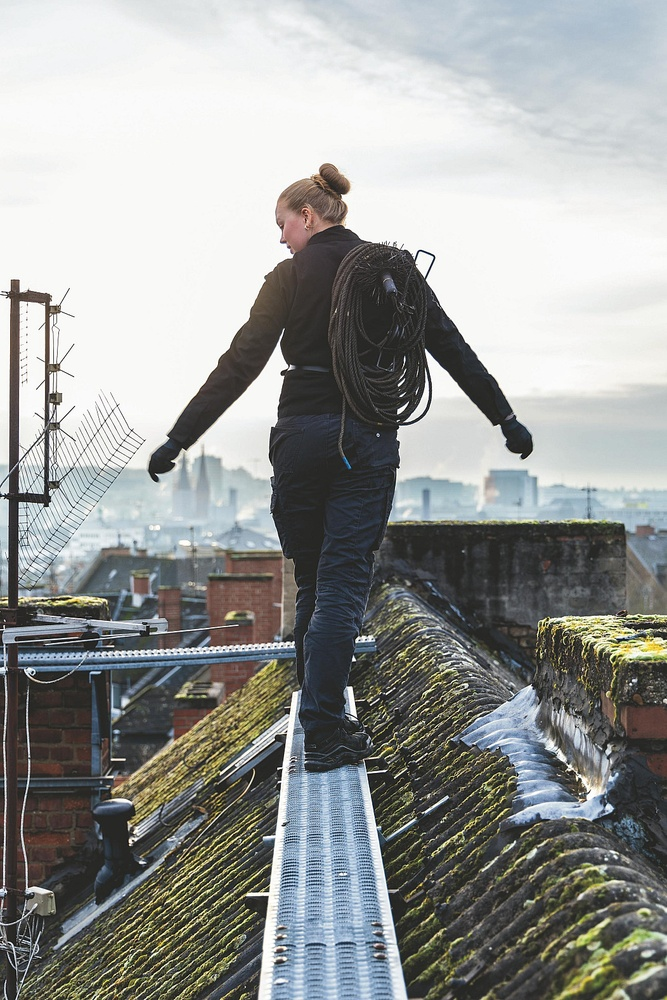
#> input picture testPics/8d672c174325539f.jpg, 667 x 1000 px, shrunk from 1052 x 1577 before the run
$ python analyze_color_balance.py ../testPics/8d672c174325539f.jpg
#> lines starting #> are read from the running program, lines starting #| are printed output that depends on the picture
#!/usr/bin/env python3
"""
Farbbalance-Analysator für Bilder

Untersucht:
- RGB-Kanalverteilung
- Histogramme
- Farbton/Sättigung/Helligkeit (HSV)
- Farbdynamik und Kontrast
- Heuristischer KI-Farbscore

Usage: python3 analyze_colorbalance.py <image_path>
"""

import cv2
import numpy as np
import json
import sys
import os
from scipy import stats


class ColorBalanceConfig:
    def __init__(self,
                 histogram_std_threshold=60.0,      # Statt 15.0
                 channel_diff_threshold=20.0,       # Statt 30.0
                 dominant_color_threshold=0.3,      # Statt 0.4
                 saturation_threshold=0.6,          # Statt 0.3
                 brightness_threshold=0.15,         # Statt 0.2
                 contrast_threshold=40.0,           # Statt 50.0
                 color_cast_threshold=15.0,         # Statt 20.0
                 imbalance_weight_histogram=0.35,   # Statt 0.3
                 imbalance_weight_channel=0.3,      # Statt 0.25
                 imbalance_weight_dominant=0.2,     # Unverändert
                 imbalance_weight_saturation=0.1,   # Statt 0.15
                 imbalance_weight_brightness=0.05): # Statt 0.1
        self.histogram_std_threshold = histogram_std_threshold
        self.channel_diff_threshold = channel_diff_threshold
        self.dominant_color_threshold = dominant_color_threshold
        self.saturation_threshold = saturation_threshold
        self.brightness_threshold = brightness_threshold
        self.contrast_threshold = contrast_threshold
        self.color_cast_threshold = color_cast_threshold
        self.imbalance_weight_histogram = imbalance_weight_histogram
        self.imbalance_weight_channel = imbalance_weight_channel
        self.imbalance_weight_dominant = imbalance_weight_dominant
        self.imbalance_weight_saturation = imbalance_weight_saturation
        self.imbalance_weight_brightness = imbalance_weight_brightness


def analyze_color_balance(image_path, config=None):
    """Führt eine vollständige Farbbalance-Analyse durch."""
#> called with image_path = '../testPics/8d672c174325539f.jpg'
    if config is None:
        config = ColorBalanceConfig()

    # Bild laden
    img = cv2.imread(image_path)
#> img is the input picture: shape (1000, 667, 3); mean B, G, R 150.7, 152.8, 150.6
    if img is None:
        return {"error": f"Kann Bild nicht laden: {image_path}"}

    # Bild in verschiedene Farbräume konvertieren
    rgb_img = cv2.cvtColor(img, cv2.COLOR_BGR2RGB)
    hsv_img = cv2.cvtColor(img, cv2.COLOR_BGR2HSV)
#> hsv_img: shape (1000, 667, 3); mean H, S, V 57.7, 28.3, 157.1
    lab_img = cv2.cvtColor(img, cv2.COLOR_BGR2LAB)
#> lab_img: shape (1000, 667, 3); mean of channels 0, 1, 2 156.2, 127.1, 129

    results = {}

    # 1. Grundlegende RGB-Statistik
    r, g, b = cv2.split(rgb_img)
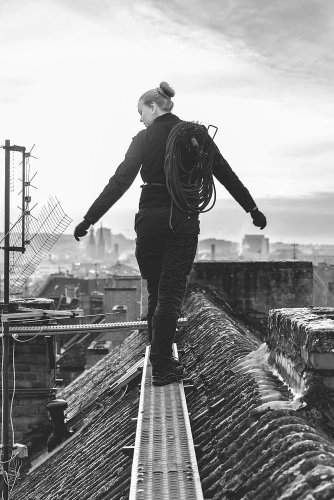
#> r: shape (1000, 667) (shown at 1/2 size); min 0, max 255, mean 150.6
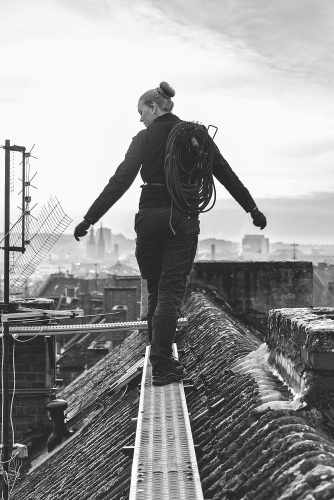
#> g: shape (1000, 667) (shown at 1/2 size); min 0, max 255, mean 152.8
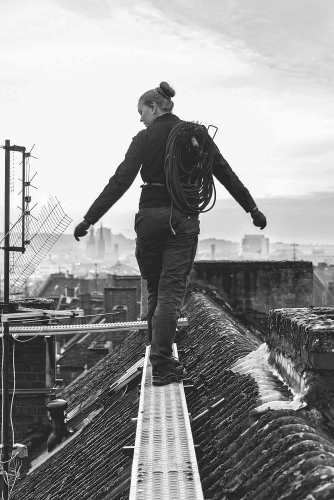
#> b: shape (1000, 667) (shown at 1/2 size); min 0, max 255, mean 150.7
    channels = {"red": r, "green": g, "blue": b}

    basic_stats = {}
    for name, channel in channels.items():
        basic_stats[name] = {
            "mean": float(np.mean(channel)),
            "std": float(np.std(channel)),
            "min": int(np.min(channel)),
            "max": int(np.max(channel)),
            "median": float(np.median(channel)),
            "dynamic_range": int(np.max(channel) - np.min(channel))
        }
#> this loop made 3 passes
#> name on passes 1 to 3: 'red', 'green', 'blue'
#> after the loop, basic_stats = 3 items

    # 2. Farbkanal-Verhältnisse
    ratios = {
        "r_to_g": float(np.mean(r) / np.mean(g)) if np.mean(g) > 0 else 0,
        "r_to_b": float(np.mean(r) / np.mean(b)) if np.mean(b) > 0 else 0,
        "g_to_b": float(np.mean(g) / np.mean(b)) if np.mean(b) > 0 else 0
    }
#> ratios = {'r_to_g': 0.986, 'r_to_b': 1, 'g_to_b': 1.01}

    # 3. HSV-Analyse
    h, s, v = cv2.split(hsv_img)
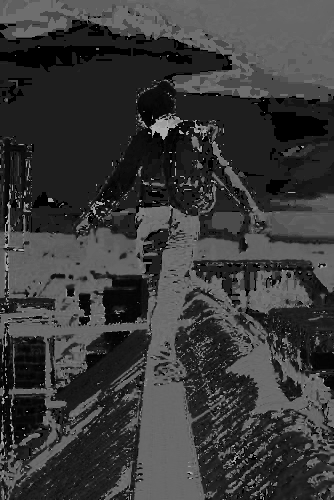
#> h: shape (1000, 667) (shown at 1/2 size); min 0, max 179, mean 57.7
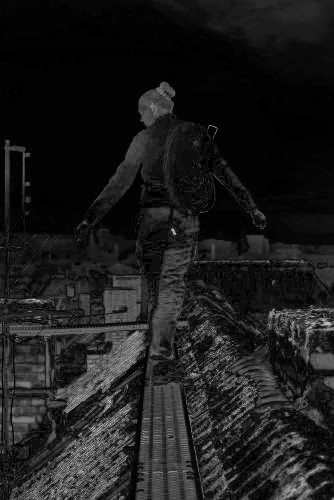
#> s: shape (1000, 667) (shown at 1/2 size); min 0, max 255, mean 28.3
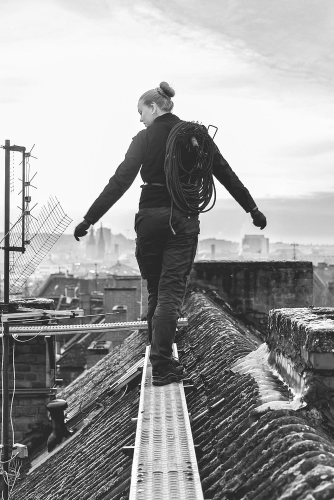
#> v: shape (1000, 667) (shown at 1/2 size); min 1, max 255, mean 157.1
    hsv_stats = {
        "hue": {
            "mean": float(np.mean(h)),
            "std": float(np.std(h)),
            "mode": float(stats.mode(h.flatten(), keepdims=True)[0][0])
        },
        "saturation": {
            "mean": float(np.mean(s)),
            "std": float(np.std(s)),
            "distribution": [
                float(np.percentile(s, 25)),  # Unteres Quartil
                float(np.percentile(s, 50)),  # Median
                float(np.percentile(s, 75))   # Oberes Quartil
            ]
        },
        "value": {
            "mean": float(np.mean(v)),
            "std": float(np.std(v)),
            "dynamic_range": int(np.max(v) - np.min(v))
        }
    }

    # 4. Kontrastanalyse (LAB)
    l, a, b_channel = cv2.split(lab_img)
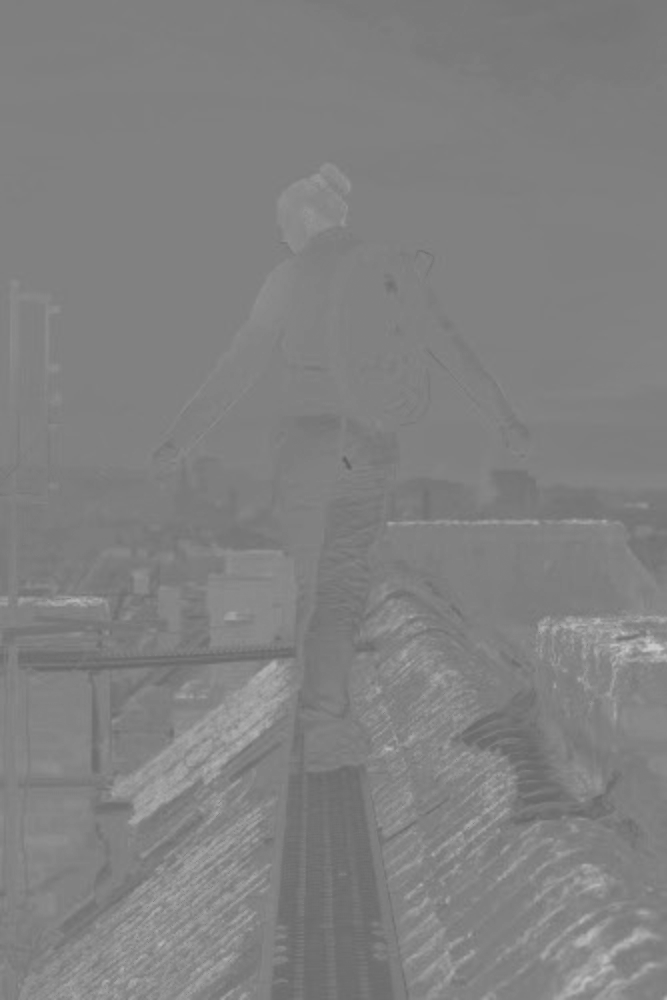
#> b_channel: shape (1000, 667); min 97, max 202, mean 129
    contrast = {
        "luminance_std": float(np.std(l)),
        "a_channel_std": float(np.std(a)),
        "b_channel_std": float(np.std(b_channel))
    }
#> contrast = {'luminance_std': 82.72, 'a_channel_std': 2.91, 'b_channel_std': 7.79}

    # 5. Histogramm-Charakteristik
    histogram_features = {}
    for name, channel in channels.items():
        hist = cv2.calcHist([channel], [0], None, [256], [0, 256])
        hist = hist.flatten() / hist.sum()  # Normalisieren

        # Entropie
        non_zero = hist[hist > 0]
        entropy = -np.sum(non_zero * np.log2(non_zero))

        # Peaks im Histogramm
        smoothed = np.convolve(hist, np.ones(5)/5, mode='same')
        peaks = np.sum((smoothed[1:-1] > smoothed[:-2]) & (smoothed[1:-1] > smoothed[2:]))

        histogram_features[name] = {
            "entropy": float(entropy),
            "peaks": int(peaks),
            "skewness": float(stats.skew(channel.flatten()))
        }
#> this loop made 3 passes
#> (name, entropy, peaks) on passes 1 to 3: ('red', 7.16, 23), ('green', 7.09, 14), ('blue', 7.09, 17)
#> after the loop, histogram_features = 3 items

    # 6. Farbungleichgewicht-Analyse mit Config
    channel_stds = [basic_stats[c]["std"] for c in ["red", "green", "blue"]]
#> channel_stds = [82.56, 83.61, 85.7]
    std_ratio = max(channel_stds) / (min(channel_stds) + 0.001)
#> std_ratio = 1.04

    imbalance_indicators = []

    # Verschärfte Imbalance-Erkennung
    if std_ratio > 1.5:  # Statt 2.0
        imbalance_indicators.append("uneven_channel_variation")

    # Histogram Imbalance (sensibler)
    if basic_stats["red"]["std"] < config.histogram_std_threshold:
        imbalance_indicators.append("low_red_variation")
    if basic_stats["green"]["std"] < config.histogram_std_threshold:
        imbalance_indicators.append("low_green_variation")
    if basic_stats["blue"]["std"] < config.histogram_std_threshold:
        imbalance_indicators.append("low_blue_variation")

    # Channel Ratio Imbalance (sensibler)
    if abs(ratios["r_to_g"] - 1.0) > 0.15:  # Statt 0.5
        imbalance_indicators.append("unnatural_rg_ratio")
    if abs(ratios["r_to_b"] - 1.0) > 0.15:  # Statt 0.5
        imbalance_indicators.append("unnatural_rb_ratio")
    if abs(ratios["g_to_b"] - 1.0) > 0.15:  # Statt 0.5
        imbalance_indicators.append("unnatural_gb_ratio")

    # Saturation Imbalance
    if hsv_stats["saturation"]["std"] < config.saturation_threshold * 100:
        imbalance_indicators.append("uniform_saturation")

    if contrast["luminance_std"] < config.contrast_threshold:
        imbalance_indicators.append("low_contrast")

    # Imbalance Score berechnen
    imbalance_score = float(len(imbalance_indicators) / 8.0)  # Normalisiert auf max 8 Indikatoren

    # 7. KI-Verdacht auf Farbbasis (verschärft)
    ai_color_score = 0.0

    if basic_stats["red"]["mean"] < 50:  # Statt 40
        ai_color_score += 0.2

    if histogram_features["red"]["skewness"] > 2.0:  # Statt 2.5
        ai_color_score += 0.2

    if ratios["r_to_g"] < 0.7 and ratios["r_to_b"] < 0.7:  # Statt 0.6
        ai_color_score += 0.2

    if hsv_stats["saturation"]["std"] > 55 or hsv_stats["saturation"]["std"] < 25:  # Verschärft
        ai_color_score += 0.2

    if imbalance_score == 0 and ai_color_score > 0:
        ai_color_score += 0.2  # Zu perfekte Balance kann KI-Hinweis sein

    # Verwende Imbalance Score direkt
    final_ai_score = max(imbalance_score, ai_color_score)

    results = {
        "basic_stats": basic_stats,
        "channel_ratios": ratios,
        "hsv_analysis": hsv_stats,
        "contrast": contrast,
        "histogram_features": histogram_features,
        "imbalance_indicators": imbalance_indicators,
        "imbalance_score": imbalance_score,
        "ai_color_score": round(min(final_ai_score, 1.0), 2)
    }

    return results


if __name__ == "__main__":
    if len(sys.argv) < 2:
        print(json.dumps({"error": "Kein Bildpfad angegeben"}))
        sys.exit(1)

    image_path = sys.argv[1]
    if not os.path.isfile(image_path):
        print(json.dumps({"error": f"Datei nicht gefunden: {image_path}"}))
        sys.exit(1)

    try:
        results = analyze_color_balance(image_path)
#> results = 8 items
        print(json.dumps(results))
#> (printed output is left out)
    except Exception as e:
        print(json.dumps({"error": str(e)}))
        sys.exit(1)

$ run again, on testPics/0002-R.png
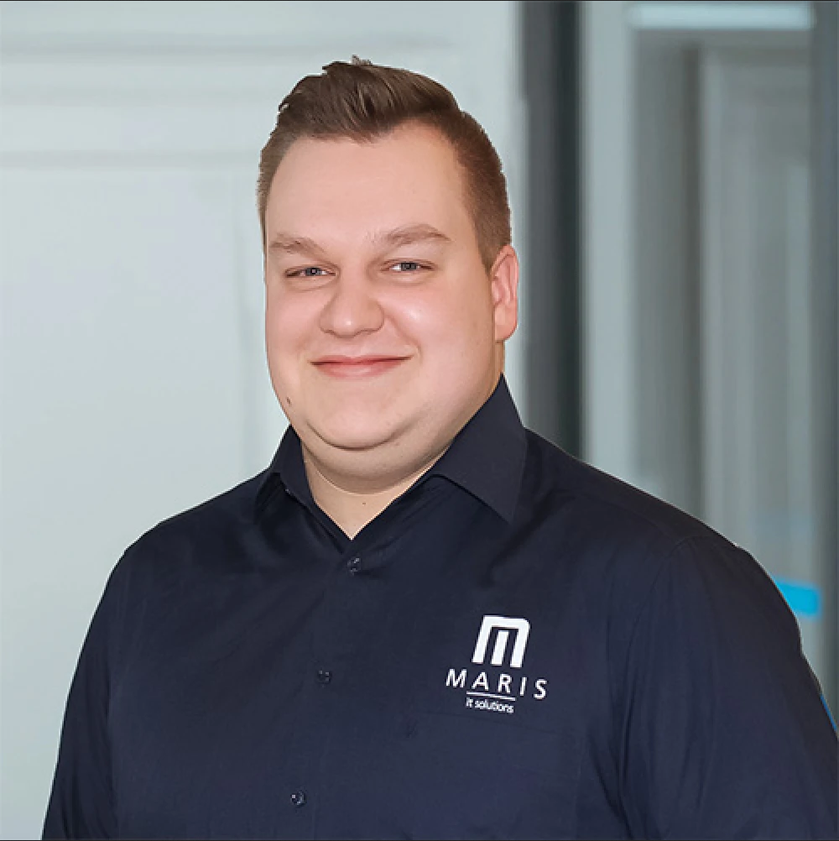
#> input picture testPics/0002-R.png, 839 x 841 px, shrunk from 1000 x 1002 before the run
#> in analyze_color_balance, img is the input picture: shape (841, 839, 3); mean B, G, R 124.2, 118.9, 117.4
#> hsv_img: shape (841, 839, 3); mean H, S, V 90.3, 54.2, 132
#> lab_img: shape (841, 839, 3); mean of channels 0, 1, 2 124.4, 129.2, 124.6
#> in analyze_color_balance, `r, g, b = cv2.split(rgb_img)`:
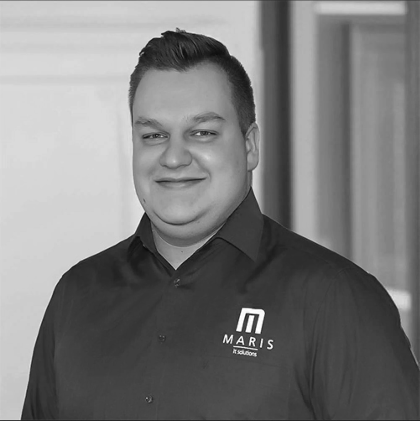
#> b: shape (841, 839) (shown at 1/2 size); min 0, max 255, mean 124.2
#> the loop in analyze_color_balance, `for name, channel in channels.items():` made 3 passes
#> name on passes 1 to 3: 'red', 'green', 'blue'
#> after the loop in analyze_color_balance, `for name, channel in channels.items():`: basic_stats = 3 items
#> ratios = {'r_to_g': 0.987, 'r_to_b': 0.946, 'g_to_b': 0.958}
#> in analyze_color_balance, `l, a, b_channel = cv2.split(lab_img)`:
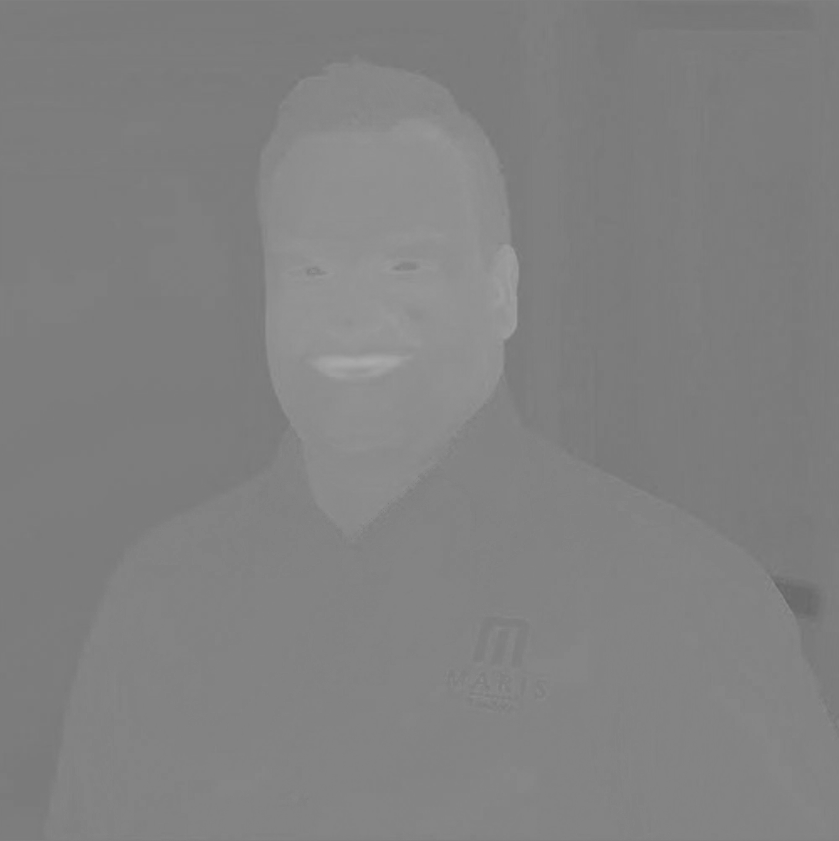
#> a: shape (841, 839); min 100, max 172, mean 129.2
#> contrast = {'luminance_std': 69.91, 'a_channel_std': 6.54, 'b_channel_std': 8.5}
#> the loop in analyze_color_balance, `for name, channel in channels.items():` made 3 passes
#> (name, entropy, peaks) on passes 1 to 3: ('red', 6.96, 27), ('green', 6.96, 19), ('blue', 7.11, 30)
#> after the loop in analyze_color_balance, `for name, channel in channels.items():`: histogram_features = 3 items
#> channel_stds = [70.81, 68.72, 62.98]
#> std_ratio = 1.12
#> results = 8 items
#> (printed output is left out)
